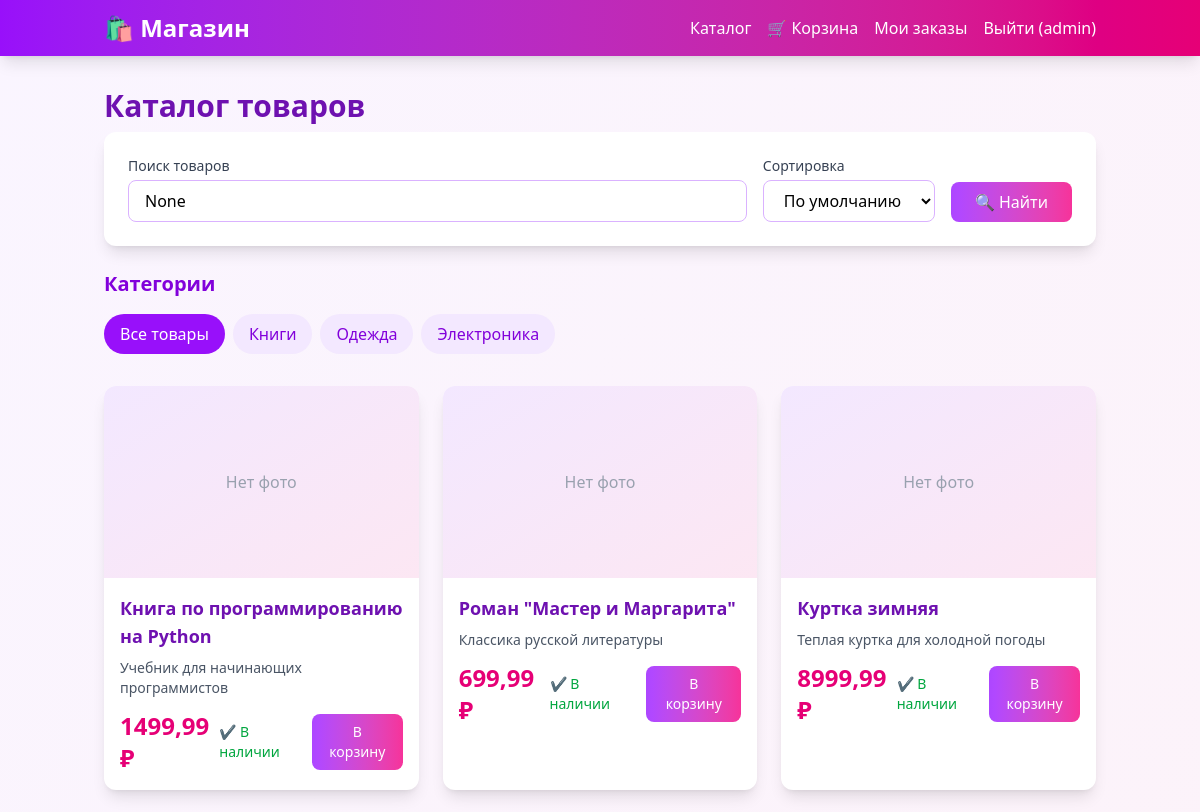
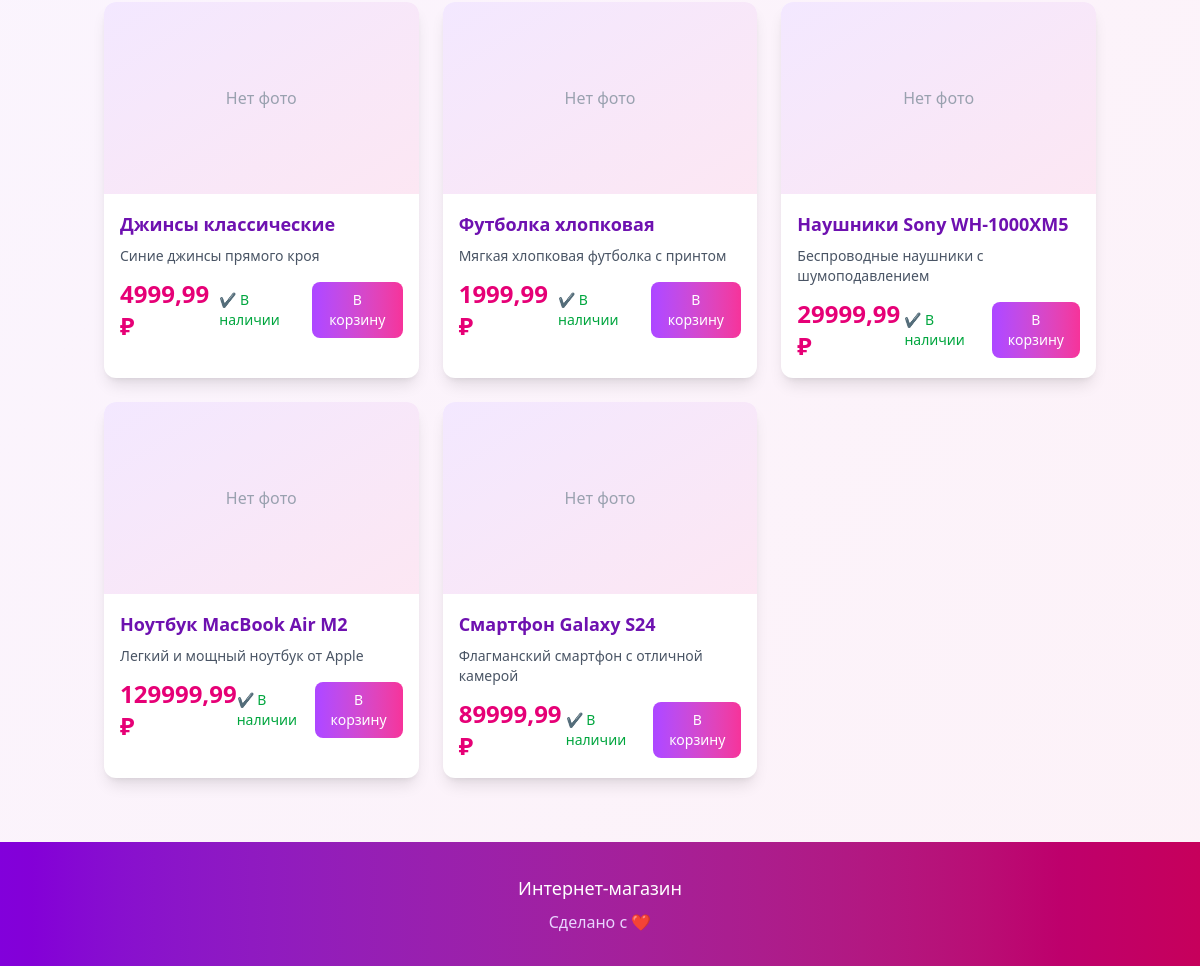
The app's page / (signed in) with its own data (2 pictures, top to bottom).
### shopik/models.py (models this page shows, shortened)
class Category(models.Model):
    name = models.CharField('Название', max_length=200, db_index=True)
    slug = models.SlugField('URL', max_length=200, unique=True)
    class Meta:
        ordering = ('name',)
        verbose_name = 'Категория'
        verbose_name_plural = 'Категории'
        indexes = [
            Index(fields=['slug']),
        ]

class Product(models.Model):
    category = models.ForeignKey(
        Category,
        related_name='products',
        on_delete=models.CASCADE,
        verbose_name='Категория'
    )
    name = models.CharField('Название', max_length=200, db_index=True)
    slug = models.SlugField('URL', max_length=200, unique=True)
    image = models.ImageField(
        'Изображение',
        upload_to='products/%Y/%m/%d',
        blank=True
    )
    description = models.TextField('Описание', blank=True)
    price = models.DecimalField('Цена', max_digits=10, decimal_places=2)
    stock = models.PositiveIntegerField('Наличие')
    is_active = models.BooleanField('Активный', default=True)
    created_at = models.DateTimeField('Дата создания', auto_now_add=True)
    updated_at = models.DateTimeField('Дата обновления', auto_now=True)
    class Meta:
        ordering = ('-created_at',)
        verbose_name = 'Товар'
        verbose_name_plural = 'Товары'
        indexes = [
            models.Index(fields=['slug']),
            models.Index(fields=['created_at']),
        ]
    def get_absolute_url(self):
        return reverse('shop:product_detail', args=[self.slug])

### shopik/views.py (the view)
# urls.py: path('', views.product_list, name='product_list'),
def product_list(request, category_slug=None):
    category = None
    categories = Category.objects.all()
    products = Product.objects.filter(is_active=True)
    if category_slug:
        category = get_object_or_404(Category, slug=category_slug)
        products = products.filter(category=category)
    query = request.GET.get('q')
    if query:
        products = products.filter(
            Q(name__icontains=query) |
            Q(description__icontains=query)
        )
    sort = request.GET.get('sort')
    if sort == 'price_asc':
        products = products.order_by('price')
    elif sort == 'price_desc':
        products = products.order_by('-price')
    elif sort == 'new':
        products = products.order_by('-created_at')
    context = {
        'category': category,
        'categories': categories,
        'products': products,
        'query': query,
    }
    return render(request, 'shop/product/list.html', context)

### cart/cart.py (called while the page is built)
    def __len__(self):
        return sum(item['quantity'] for item in self.cart.values())

### cart/context_processors.py (called while the page is built)
def cart(request):
    return {'cart': Cart(request)}

### templates/shop/product/list.html (shortened to what this page needs)
{% extends "base.html" %}
{% load static %}
{% block content %}
<div class="mb-8">
    <h1 class="text-3xl font-bold text-purple-800 mb-2">Каталог товаров</h1>
    <div class="bg-white p-6 rounded-xl shadow-lg mb-6">
        <form method="get" class="flex flex-wrap gap-4 items-end">
            <div class="flex-1 min-w-[200px]">
                <label class="block text-sm font-medium text-gray-700 mb-1">
                    Поиск товаров
                </label>
                <input type="text"
                       name="q"
                       value="{{ query }}"
                       placeholder="Название или описание..."
                       class="w-full px-4 py-2 border border-purple-300 rounded-lg focus:ring-2 focus:ring-purple-500 focus:border-transparent">
            </div>
            <div class="min-w-[150px]">
                <label class="block text-sm font-medium text-gray-700 mb-1">
                    Сортировка
                </label>
                <select name="sort"
                        class="w-full px-4 py-2 border border-purple-300 rounded-lg focus:ring-2 focus:ring-purple-500 focus:border-transparent"
                        onchange="this.form.submit()">
                    <option value="">По умолчанию</option>
                </select>
            </div>
            <button type="submit"
                    class="bg-gradient-to-r from-purple-500 to-pink-500 text-white px-6 py-2 rounded-lg hover:from-purple-600 hover:to-pink-600 transition">
                🔍 Найти
            </button>
        </form>
    </div>
    <div class="mb-8">
        <h2 class="text-xl font-semibold text-purple-700 mb-4">Категории</h2>
        <div class="flex flex-wrap gap-2">
            <a href="{% url 'shopik:product_list' %}"
               class="px-4 py-2 rounded-full {% if not category %}bg-purple-600 text-white{% else %}bg-purple-100 text-purple-700 hover:bg-purple-200{% endif %} transition">
                Все товары
            </a>
            {% for cat in categories %}
                <a href="{% url 'shopik:product_list_by_category' cat.slug %}"
                   class="px-4 py-2 rounded-full {% if category == cat %}bg-purple-600 text-white{% else %}bg-purple-100 text-purple-700 hover:bg-purple-200{% endif %} transition">
                    {{ cat.name }}
                </a>
            {% endfor %}
        </div>
    </div>
    <div class="grid grid-cols-1 md:grid-cols-2 lg:grid-cols-3 xl:grid-cols-4 gap-6">
        {% for product in products %}
            <div class="bg-white rounded-xl shadow-lg overflow-hidden hover:shadow-xl transition-shadow duration-300">
                <div class="h-48 overflow-hidden">
                    {% if product.image %}
                        <img src="{{ product.image.url }}"
                             alt="{{ product.name }}"
                             class="w-full h-full object-cover hover:scale-105 transition-transform duration-300">
                    {% else %}
                        <div class="w-full h-full bg-gradient-to-br from-purple-100 to-pink-100 flex items-center justify-center">
                            <span class="text-gray-400">Нет фото</span>
                        </div>
                    {% endif %}
                </div>
                <div class="p-4">
                    <a href="{{ product.get_absolute_url }}"
                       class="text-lg font-semibold text-purple-800 hover:text-purple-600 transition block mb-2">
                        {{ product.name }}
                    </a>
                    <p class="text-gray-600 text-sm mb-3 line-clamp-2">
                        {{ product.description|truncatewords:20 }}
                    </p>
                    <div class="flex justify-between items-center">
                        <span class="text-2xl font-bold text-pink-600">
                            {{ product.price }} ₽
                        </span>
                        <div class="flex items-center">
                            {% if product.stock > 0 %}
                                <span class="text-sm text-green-600 mr-2">
                                    ✔ В наличии
                                </span>
                                <form action="{% url 'cart:cart_add' product.id %}" method="post">
                                    <button type="submit"
                                            class="bg-gradient-to-r from-purple-500 to-pink-500 text-white px-4 py-2 rounded-lg text-sm hover:from-purple-600 hover:to-pink-600 transition">
                                        В корзину
                                    </button>
                                </form>
                            {% else %}
                                <span class="text-sm text-red-600">
                                    ❌ Нет в наличии
                                </span>
                            {% endif %}
                        </div>
                    </div>
                </div>
            </div>
        {% endfor %}
    </div>
</div>
{% endblock %}

### templates/base.html (shortened to what this page needs)
<!DOCTYPE html>
<html lang="ru" class="h-full">
<head>
    <script src="https://cdn.jsdelivr.net/npm/@tailwindcss/browser@4"></script>
</head>
<body class="h-full bg-gradient-to-br from-purple-50 to-pink-50">
    <div class="page-container">
        <nav class="bg-gradient-to-r from-purple-600 to-pink-600 text-white shadow-lg">
            <div class="container mx-auto px-4 py-3">
                <div class="flex justify-between items-center">
                    <a href="{% url 'shopik:product_list' %}" class="text-2xl font-bold">
                        🛍️ Магазин
                    </a>
                    <div class="flex items-center space-x-4">
                        <a href="{% url 'shopik:product_list' %}"
                           class="hover:text-purple-200 transition">
                            Каталог
                        </a>
                        <a href="{% url 'cart:cart_detail' %}"
                           class="relative hover:text-purple-200 transition">
                            🛒 Корзина
                        </a>
                        {% if user.is_authenticated %}
                            <a href="{% url 'orders:order_list' %}"
                               class="hover:text-purple-200 transition">
                                Мои заказы
                            </a>
                            <form action="{% url 'users:logout' %}" method="post" class="inline">
                                <button type="submit"
                                        class="hover:text-purple-200 transition">
                                    Выйти ({{ user.username }})
                                </button>
                            </form>
                        {% endif %}
                    </div>
                </div>
            </div>
        </nav>
        <main class="content-wrap">
            <div class="container mx-auto px-4 py-8">
                {% block content %}{% endblock %}
            </div>
        </main>
        <footer class="bg-gradient-to-r from-purple-700 to-pink-700 text-white">
            <div class="container mx-auto px-4 py-8">
                <div class="text-center">
                    <p class="text-lg">Интернет-магазин</p>
                    <p class="text-purple-200 mt-2">Сделано с ❤️</p>
                </div>
            </div>
        </footer>
    </div>
</body>
</html>

### templates/base.html (style rules this page uses)
html, body { height: 100%; }
.page-container { display: flex; flex-direction: column; min-height: 100vh; }
.content-wrap { flex: 1; }

### records on screen
Category: name "Книги"
Category: name "Одежда"
Category: name "Электроника"
Product: image "Нет фото", name "Книга по программированию на Python", description "Учебник для начинающих программистов", price "1499,99", stock "✔ В наличии"
Product: image "Нет фото", name "Роман \"Мастер и Маргарита\"", description "Классика русской литературы", price "699,99", stock "✔ В наличии"
Product: image "Нет фото", name "Куртка зимняя", description "Теплая куртка для холодной погоды", price "8999,99", stock "✔ В наличии"
Product: image "Нет фото", name "Джинсы классические", description "Синие джинсы прямого кроя", price "4999,99", stock "✔ В наличии"
Product: image "Нет фото", name "Футболка хлопковая", description "Мягкая хлопковая футболка с принтом", price "1999,99", stock "✔ В наличии"
Product: image "Нет фото", name "Наушники Sony WH-1000XM5", description "Беспроводные наушники с шумоподавлением", price "29999,99", stock "✔ В наличии"
Product: image "Нет фото", name "Ноутбук MacBook Air M2", description "Легкий и мощный ноутбук от Apple", price "129999,99", stock "✔ В наличии"
Product: image "Нет фото", name "Смартфон Galaxy S24", description "Флагманский смартфон с отличной камерой", price "89999,99", stock "✔ В наличии"

### other values on screen
{{ user.username }} "admin"
